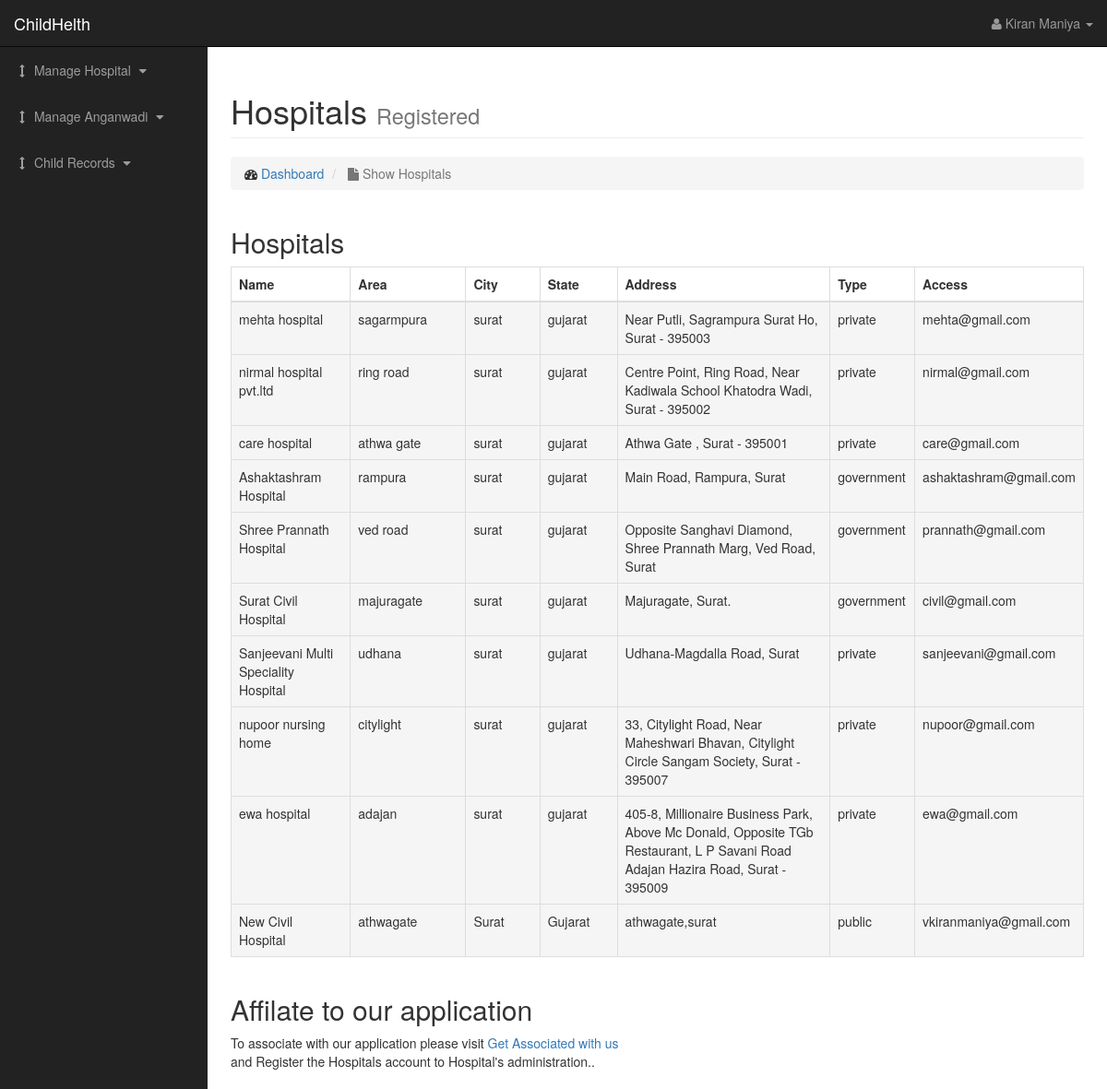
Page /showhospitals.php (signed in) on the committed database.
### tables this page shows
CREATE TABLE `hospital_list` (
  `h_id` int(11) NOT NULL,
  `h_name` varchar(255) DEFAULT NULL,
  `area` varchar(255) DEFAULT NULL,
  `city` varchar(255) DEFAULT NULL,
  `state` varchar(255) DEFAULT NULL,
  `address` varchar(255) DEFAULT NULL,
  `type` varchar(255) DEFAULT NULL,
  `login_id` varchar(255) DEFAULT NULL,
  `password` varchar(255) DEFAULT NULL
);

### showhospitals.php (the view, shortened to what this page needs)
<!DOCTYPE html>
<html lang="en">
<head>
    <link href="css/bootstrap.min.css" rel="stylesheet">
    <link href="css/sb-admin.css" rel="stylesheet">
    <link href="font-awesome/css/font-awesome.min.css" rel="stylesheet" type="text/css">
</head>
<body>
    <div id="wrapper">
        <?php require('./include/nav.php');?>
        <div id="page-wrapper">
            <div class="container-fluid">
                <div class="row">
                    <div class="col-lg-12">
                        <h1 class="page-header">
                            Hospitals
                            <small>Registered</small>
                        </h1>
                        <ol class="breadcrumb">
                            <li>
                                <i class="fa fa-dashboard"></i>  <a href="index.html">Dashboard</a>
                            </li>
                            <li class="active">
                                <i class="fa fa-file"></i> Show Hospitals
                            </li>
                        </ol>
                    </div>
                </div>
                <div class="row">
                    <div class="col-lg-12">
                        <h2>Hospitals</h2>
                        <div class="table-responsive">
                            <table class="table table-bordered table-hover table-striped">
                                <thead>
                                    <tr>
                                        <th width="15%">Name</th>
                                        <th width="15%">Area</th>
                                        <th width="10%">City</th>
                                        <th width="10%">State</th>
                                        <th width="30%">Address</th>
                                        <th width="10%">Type</th>
                                        <th width="10%">Access</th>
                                    </tr>
                                </thead>
                                <tbody>
                                <?php
                                    $output = '';
                                    require('./include/db.php');
                                    $query = "SELECT * FROM hospital_list";
                                    $result = mysqli_query($con,$query);
                                    while($row = mysqli_fetch_assoc($result)){
                                        $output .= '<tr class="active">
                                                        <td>'.$row['h_name'].'</td>
                                                        <td>'.$row['area'].'</td>
                                                        <td>'.$row['city'].'</td>
                                                        <td>'.$row['state'].'</td>
                                                        <td>'.$row['address'].'</td>
                                                        <td>'.$row['type'].'</td>
                                                        <td>'.$row['login_id'].'</td>
                                                    </tr>';
                                    }
                                    echo $output;
                                ?>
                                </tbody>
                            </table>
                        </div>
                    </div>
                    <div class="col-lg-6">
                        <h2>Affilate to our application</h2>
                        <p>To associate with our application please visit<a href="./addhospitalacc.php"> Get Associated with us </a>and Register the Hospitals account to Hospital's administration.</a>.</p>
                    </div>
                </div>
            </div>
        </div>
    </div>
</body>
</html>

### css/sb-admin.css (style rules this page uses)
body { margin-top: 100px; background-color: #222; }
@media (min-width:768px) { body { margin-top: 50px; } }
#wrapper { padding-left: 0; }
#page-wrapper { width: 100%; padding: 0; background-color: #fff; }
@media (min-width:768px) { #wrapper { padding-left: 225px; } }
@media (min-width:768px) { #page-wrapper { padding: 10px; } }

### rows in the picture
hospital_list: h_name "mehta hospital", area "sagarmpura", city "surat", state "gujarat", address "Near Putli, Sagrampura Surat Ho, Surat - 395003", type "private", login "mehta@gmail.com"
hospital_list: h_name "nirmal hospital pvt.ltd", area "ring road", city "surat", state "gujarat", address "Centre Point, Ring Road, Near Kadiwala School Khatodra Wadi, Surat - 395002", type "private", login "nirmal@gmail.com"
hospital_list: h_name "care hospital", area "athwa gate", city "surat", state "gujarat", address "Athwa Gate , Surat - 395001", type "private", login "care@gmail.com"
hospital_list: h_name "Ashaktashram Hospital", area "rampura", city "surat", state "gujarat", address "Main Road, Rampura, Surat", type "government", login "ashaktashram@gmail.com"
hospital_list: h_name "Shree Prannath Hospital", area "ved road", city "surat", state "gujarat", address "Opposite Sanghavi Diamond, Shree Prannath Marg, Ved Road, Surat", type "government", login "prannath@gmail.com"
hospital_list: h_name "Surat Civil Hospital", area "majuragate", city "surat", state "gujarat", address "Majuragate, Surat.", type "government", login "civil@gmail.com"
hospital_list: h_name "Sanjeevani Multi Speciality Hospital", area "udhana", city "surat", state "gujarat", address "Udhana-Magdalla Road, Surat", type "private", login "sanjeevani@gmail.com"
hospital_list: h_name "nupoor nursing home", area "citylight", city "surat", state "gujarat", address "33, Citylight Road, Near Maheshwari Bhavan, Citylight Circle Sangam Society, Surat - 395007", type "private", login "nupoor@gmail.com"
hospital_list: h_name "ewa hospital", area "adajan", city "surat", state "gujarat", address "405-8, Millionaire Business Park, Above Mc Donald, Opposite TGb Restaurant, L P Savani Road Adajan Hazira Road, Surat - 395009", type "private", login "ewa@gmail.com"
hospital_list: h_name "New Civil Hospital", area "athwagate", city "Surat", state "Gujarat", address "athwagate,surat", type "public", login "vkiranmaniya@gmail.com"

### other values in the picture
$_SESSION['name'] "Kiran Maniya"
